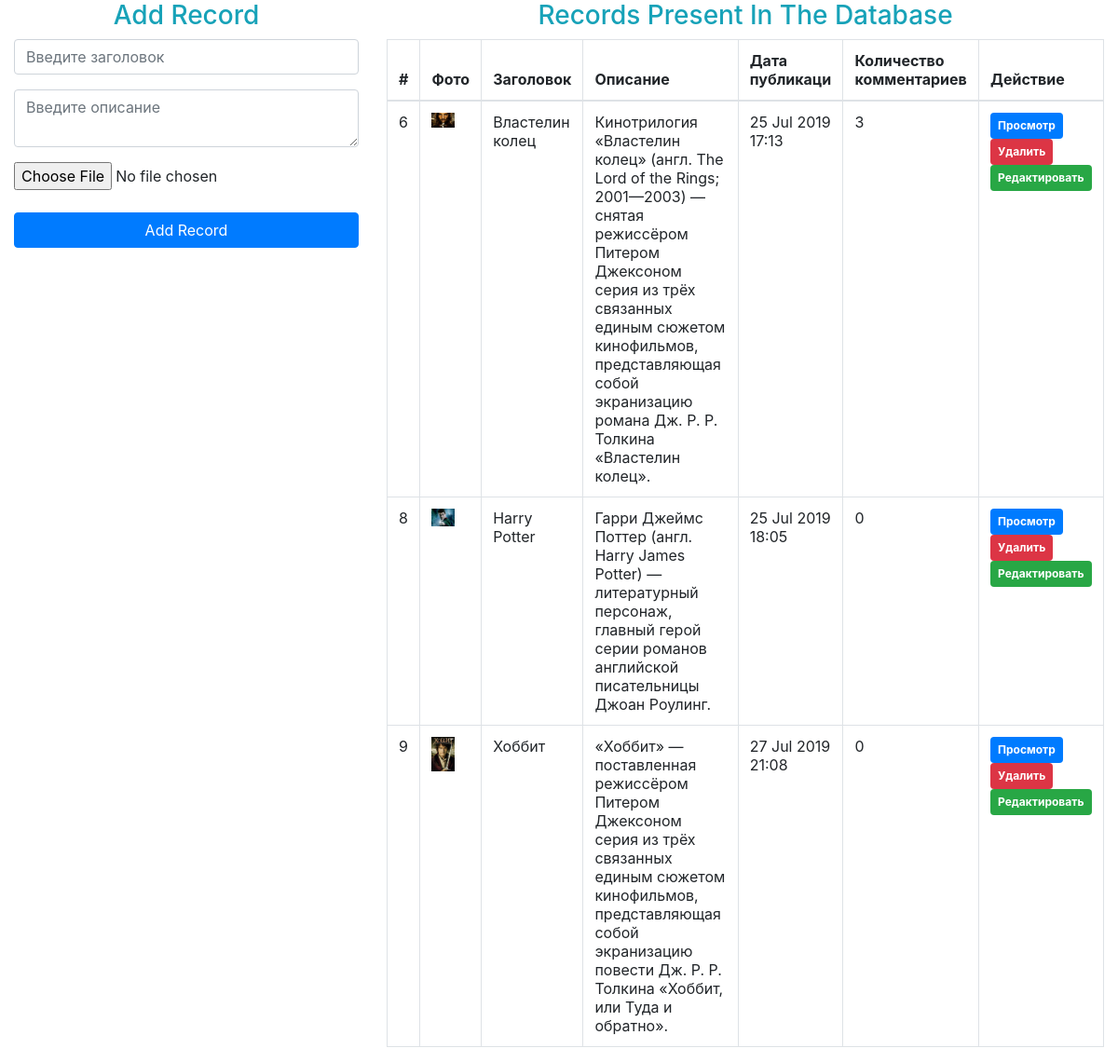
Screenshot of /crud.php with the database file from the repository.
### tables this page shows
CREATE TABLE `crud` (
  `id` int(11) NOT NULL,
  `name` varchar(255) NOT NULL,
  `photo` varchar(255) NOT NULL,
  `description` text NOT NULL,
  `publication` timestamp NOT NULL DEFAULT CURRENT_TIMESTAMP,
  `comments` int(11) NOT NULL
);

### action.php (called while the page is built, shortened)
<?php
$update = false;
$name = "";
?>

### crud.php (the view, shortened to what this page needs)
<?php
include 'action.php';
?>
<html>
  <head>
    <link rel="stylesheet" href="https://maxcdn.bootstrapcdn.com/bootstrap/4.3.1/css/bootstrap.min.css">
  </head>
  <body>
    <div class="container-fluid">
      <div class="row">
        <div class="col-md-4">
          <h3 class="text-center text-info">Add Record</h3>
          <form action="action.php" method="post" enctype="multipart/form-data">
            <div class="form-group">
              <input type="text" name="name" value="<?= $name; ?>" class="form-control" placeholder="Введите заголовок" required>
            </div>
            <div class="form-group">
              <textarea name="description" class="form-control" placeholder="Введите описание"><?= $description; ?></textarea>
            </div>
            <div class="form-group">
              <input type="file" name="image" class="custom-file">
            </div>
            <div class="form-group">
              <?php if($update == true){ ?>
              <input type="submit" name="update" class="btn btn-success btn-block" value="Update Record">
              <?php } else { ?>
                <input type="submit" name="add" class="btn btn-primary btn-block" value="Add Record">
              <?php } ?>
            </div>
          </form>
        </div>
        <div class="col-md-8">
          <?php
            $query = "SELECT * FROM crud";
            $stmt = $conn->prepare($query);
            $stmt->execute();
            $result = $stmt->get_result();
          ?>
          <h3 class="text-center text-info">Records Present In The Database</h3>
          <table class="table table-bordered table-hover">
            <thead>
              <tr>
                <th>#</th>
                <th>Фото</th>
                <th>Заголовок</th>
                <th>Описание</th>
                <th>Дата публикаци</th>
                <th>Количество комментариев</th>
                <th>Действие</th>
              </tr>
            </thead>
            <tbody>
              <?php while($row = $result->fetch_assoc()){ ?>
              <tr>
                <td><?= $row['id']; ?></td>
                <td><img src="<?= $row['photo']; ?>" width="25"></td>
                <td><?= $row['name']; ?></td>
                <td><?= $row['description']; ?></td>
                <td><?= date('d M Y H:i',strtotime($row['publication'])); ?></td>
                <td><?= $row['comments']; ?></td>
                <td>
                  <a href="details.php?details=<?= $row['id']; ?>" class="badge badge-primary p-2">Просмотр</a>
                  <a href="action.php?delete=<?= $row['id']; ?>" class="badge badge-danger p-2" onclick="return confirm('Вы хотите удалить эту запись?')">Удалить</a>
                  <a href="crud.php?edit=<?= $row['id']; ?>" class="badge badge-success p-2">Редактировать</a>
                </td>
              </tr>
              <?php } ?>
            </tbody>
          </table>
        </div>
      </div>
    </div>
  </body>
</html>

### rows the page displays
crud: id "6", photo (picture), name "Властелин колец", description "Кинотрилогия «Властелин колец» (англ. The Lord of the Rings; 2001—2003) — снятая режиссёром Питером Джексоном серия из трёх связанных единым сюжетом кинофильмов, представляющая собой экранизацию романа Дж. Р. Р. Толкина «Властелин колец».", publication "25 Jul 2019 17:13", comments "3"
crud: id "8", photo (picture), name "Harry Potter", description "Гарри Джеймс Поттер (англ. Harry James Potter) — литературный персонаж, главный герой серии романов английской писательницы Джоан Роулинг.", publication "25 Jul 2019 18:05", comments "0"
crud: id "9", photo (picture), name "Хоббит", description "«Хоббит» — поставленная режиссёром Питером Джексоном серия из трёх связанных единым сюжетом кинофильмов, представляющая собой экранизацию повести Дж. Р. Р. Толкина «Хоббит, или Туда и обратно».", publication "27 Jul 2019 21:08", comments "0"
